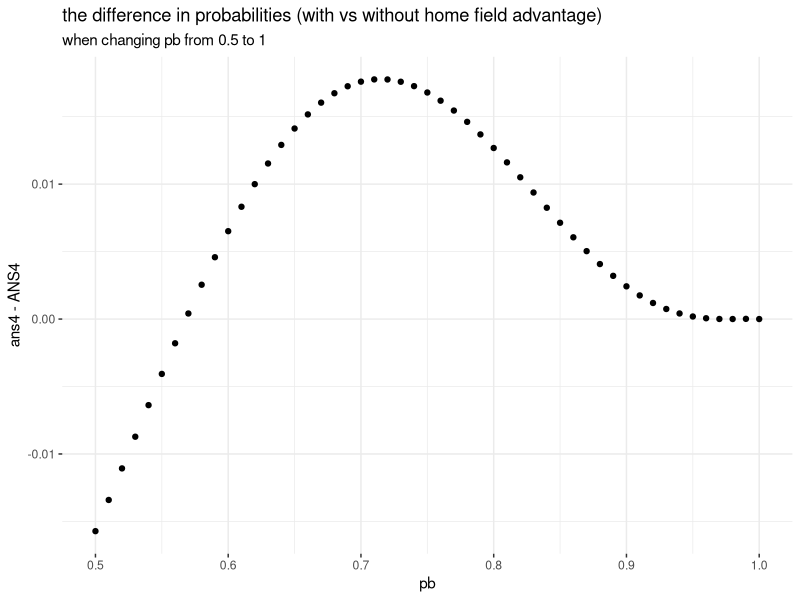

Recreate this plot in R. (Note: a time limit stopped this script after it produced the figure.)
## ---- chunk 1
library(dplyr)
library(data.table)
library(ggplot2)
## ---- chunk 2
# Set probability
pb <- 0.55
advantage_multiplier <- 1.1  #Set = 1 for no advantage
pbh <- pb*advantage_multiplier
pba <- 1 - (1 - pb)*advantage_multiplier


# 1) With home field advantage
## Get all possible outcomes
apo <- fread("all-possible-world-series-outcomes.csv")

## Home field indicator
hfi <- c(0,0,1,1,1,0,0)  #{NYC, NYC, ATL, ATL, ATL, NYC, NYC}

## Calculate the probability of each possible outcome
apo[, p := NA_real_] # Initialize new column in apo to store prob
for(i in 1:nrow(apo)){
  prob_game <- rep(1, 7)
  for(j in 1:7){
    p_win <- ifelse(hfi[j], pbh, pba)
    prob_game[j] <- case_when(
        apo[i,j,with=FALSE] == "W" ~ p_win
      , apo[i,j,with=FALSE] == "L" ~ 1 - p_win
      , TRUE ~ 1
    )
  }
  apo[i, p := prod(prob_game)] # Data.table syntax
}

## Sanity check: does sum(p) == 1?
#apo[, sum(p)] # This is data.table notation

## Probability of overall World Series outcomes
apo[, sum(p), overall_outcome]

## Braves’ probability of winning
ans1 <- as.numeric(apo[, sum(p), overall_outcome][1,2])
ans1

# 2) Without home field advantage
ANS1 <- pnbinom(3, 4, pb) 
## ---- chunk 3
set.seed(10)
times=10000  # set simulation times

# 1) With home field advantage
result2 <- vector()
for (i in 1:times){
  game2_result <- vector()
  for (j in 1:7) { # j: number of game in one simulation
    p_win2 <- ifelse(hfi[j], pbh, pba) #p_win2: winning probability of each game
    game2_result[j] = rbinom(1, 1, p_win2) #Generate game results based on p_win2. 1 is considered as a win, 0 as a loss
    if (j >= 4) {
      if ((sum(game2_result, na.rm = TRUE) == 4) || (sum(1 - game2_result, na.rm = TRUE) == 4))  {
        break  #One series ends when one side has 4 wins, i.e. one simulation ends
      }
    }
  }
  #print(game2_result)  # see one series game result
  result2[i]=ifelse(sum(game2_result)==4,1,0) # Final results of all simulations
}
(ans2 <- mean(result2))
## ---- chunk 4
set.seed(20)
# 2) Without home field advantage
RESULT2 <- vector()
for (i in 1:times){
  game2_result <- vector()
  for (j in 1:7) { 
    game2_result[j] = rbinom(1, 1, pb)
    if (j >= 4) {
      if ((sum(game2_result, na.rm = TRUE) == 4) || (sum(1 - game2_result, na.rm = TRUE) == 4))  {
        break 
      }
    }
  }
  RESULT2[i]=ifelse(sum(game2_result)==4,1,0)
}
(ANS2 <- mean(RESULT2))
## ---- chunk 5
# 1) With home field advantage
(abs_err_withHFA <- abs(ans2-ans1))
(rel_err_withHFA <- abs(ans2-ans1)/ans1)

#2) Without home field advantage
(abs_err_NoHFA <- abs(ANS2-ANS1))
(rel_err_NoHFA <- abs(ANS2-ANS1)/ANS1)
## ---- chunk 6
PB <- seq(0.5,1,by = 0.01)

## 1) With home field advantage
apo[, p := NA_real_] 
ans4 <- vector()
for (k in seq_along(PB)){
  advantage_multiplier <- 1.1  #Set = 1 for no advantage
  PBH <- PB[k]*advantage_multiplier
  PBA <- 1 - (1 - PB[k])*advantage_multiplier
  for(i in 1:nrow(apo)){
    prob_game <- rep(1, 7)
    for(j in 1:7){
      p_win <- ifelse(hfi[j], PBH, PBA)
      prob_game[j] <- case_when(
          apo[i,j,with=FALSE] == "W" ~ p_win
        , apo[i,j,with=FALSE] == "L" ~ 1 - p_win
        , TRUE ~ 1
      )
    }
    apo[i, p := prod(prob_game)] 
  }
  ans4[k] <- as.numeric(apo[, sum(p), overall_outcome][1,2])
}

#2) Without home field advantage
ANS4 <- pnbinom(3, 4, PB) 
## ---- chunk 7
# Creat a point plot
ggplot()+
  geom_point(aes(x=PB,y=ans4-ANS4))+
  labs(title = 'the difference in probabilities (with vs without home field advantage)',
       subtitle = 'when changing pb from 0.5 to 1',
       x='pb')+
  theme_bw()+
  theme(panel.border = element_blank()) 

# Find the max Coordinates
max(ans4-ANS4)
PB[which(near(ans4-ANS4,0.01775953))]
## ---- chunk 8
## 1) With home field advantage
advantage_multiplier <- seq(1,2,by = 0.01)
apo[, p := NA_real_] 
ans5 <- vector()
for (m in seq_along(advantage_multiplier)){
  PBH <- pb*advantage_multiplier[m]
  PBA <- 1 - (1 - pb)*advantage_multiplier[m]
  for(i in 1:nrow(apo)){
    prob_game <- rep(1, 7)
    for(j in 1:7){
      p_win <- ifelse(hfi[j], PBH, PBA)
      prob_game[j] <- case_when(
          apo[i,j,with=FALSE] == "W" ~ p_win
        , apo[i,j,with=FALSE] == "L" ~ 1 - p_win
        , TRUE ~ 1
      )
    }
    apo[i, p := prod(prob_game)] 
  }
  ans5[m] <- as.numeric(apo[, sum(p), overall_outcome][1,2])
}
## ---- chunk 9
# Creat a point plot
ggplot()+
  geom_point(aes(x=advantage_multiplier,y=ans5-ANS1))+
  labs(title = 'the difference in probabilities (with vs without home field advantage)',
       subtitle = 'when changing advantage multiplier from 1 to 2',
       x='advantage multiplier')  +
  theme_bw()+
  theme(panel.border = element_blank()) 
